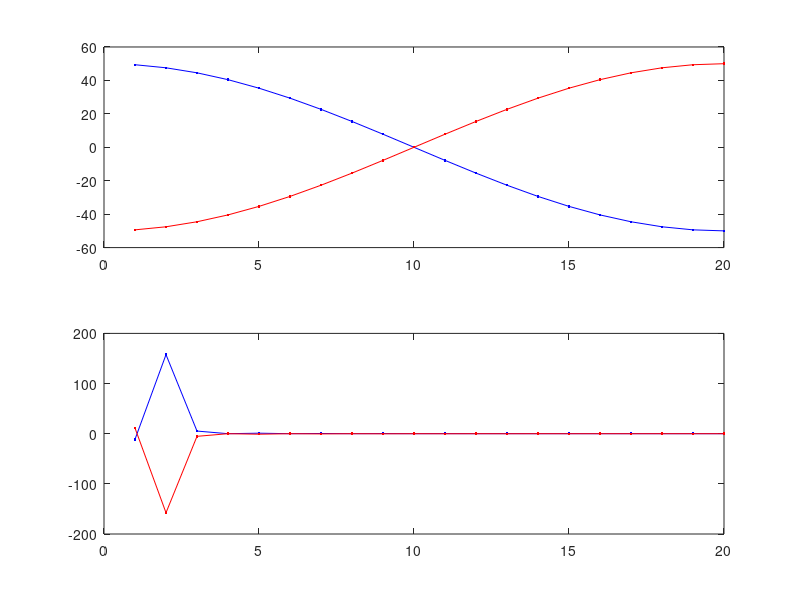

Write MATLAB code to recreate this figure.
% 9/16/2014
% http://www.mathworks.co.kr/kr/help/signal/ref/dct.html
clc; clear; close all;
x = 50*cos((1:20)*2*pi/40);
xm = -50*cos((1:20)*2*pi/40);

%% DCT
X = dct(x);
Xm = dct(xm);
% ind :  1     6     2     4     5     7     3     8     9    10 

figure;
subplot(2,1,1);
plot(x,'b.-');
hold on;
plot(xm,'r.-');


subplot(2,1,2);
plot(X,'b.-');
hold on;
plot(Xm,'r.-');